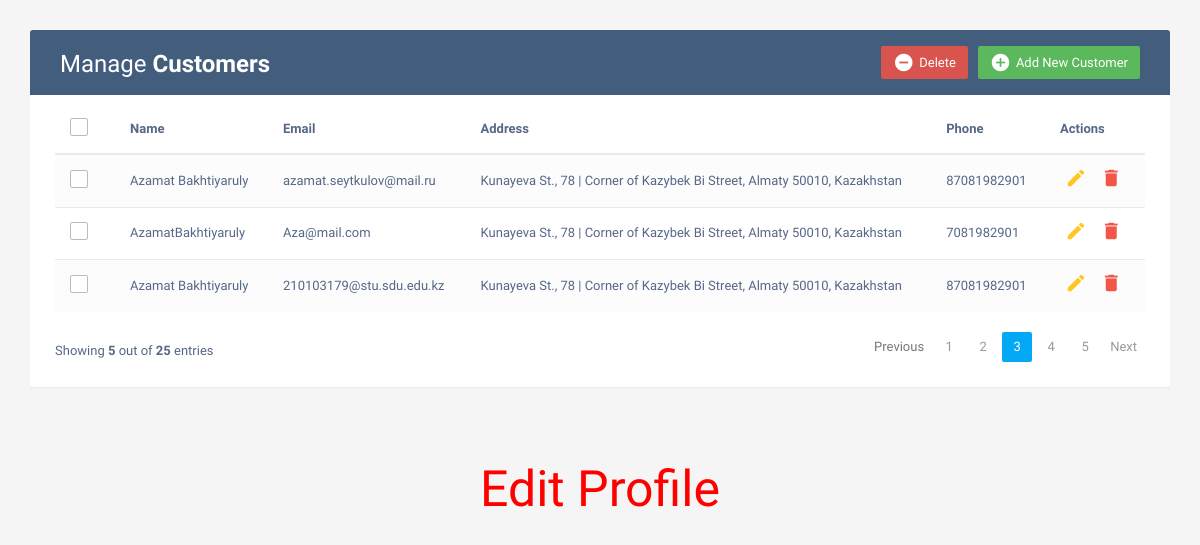
The page /adminPage/ on the database its author committed.
### app2/models.py (models this page shows, shortened)
class Customer(models.Model):
    user = models.OneToOneField(User, on_delete=models.CASCADE, null=True, blank=True)
    name = models.CharField(max_length=200, null=True)
    email = models.CharField(max_length=200, null=True)
    address = models.CharField(max_length=200, null=True)
    phone = models.CharField(max_length=200, null=True)

### app2/views.py (the view)
# urls.py: path('adminPage/', views.adminPage, name='adminPage'),
def adminPage(request):
    cus = Customer.objects.all()
    contex = {'cus': cus}
    return render(request, 'admin.html', contex)

### templates/admin.html (shortened to what this page needs)
<!DOCTYPE html>
<html lang="en">
<head>
<link rel="stylesheet" href="https://maxcdn.bootstrapcdn.com/font-awesome/4.7.0/css/font-awesome.min.css">
<link rel="stylesheet" href="https://maxcdn.bootstrapcdn.com/bootstrap/3.3.7/css/bootstrap.min.css">
  <body>
    <div class="container">
        <div class="table-wrapper">
            <div class="table-title">
                <div class="row">
                    <div class="col-sm-6">
						<h2>Manage <b>Customers</b></h2>
					</div>
					<div class="col-sm-6">
						<a href="#addEmployeeModal" class="btn btn-success" data-toggle="modal"><i class="material-icons">&#xE147;</i> <span>Add New Customer</span></a>
						<a href="#deleteEmployeeModal" class="btn btn-danger" data-toggle="modal"><i class="material-icons">&#xE15C;</i> <span>Delete</span></a>
					</div>
                </div>
            </div>
            <table class="table table-striped table-hover">
                <thead>
                    <tr>
						<th>
							<span class="custom-checkbox">
								<label for="selectAll"></label>
							</span>
						</th>
                        <th>Name</th>
                        <th>Email</th>
						<th>Address</th>
                        <th>Phone</th>
                        <th>Actions</th>
                    </tr>
                </thead>
                <tbody>
				{%for i in cus%}
                    <tr>
						<td>
							<span class="custom-checkbox">
								<label for="checkbox1"></label>
							</span>
						</td>
                        <td>{{i.name}}</td>
                        <td>{{i.email}}</td>
                        <td>{{i.address}}</td>
						<td>{{i.phone}}</td>
                        <td>
                            <a href="#editEmployeeModal-{{forloop.counter}}" class="edit" data-toggle="modal"><i class="material-icons" data-toggle="tooltip" title="Edit">&#xE254;</i></a>
                            <a href="#deleteEmployeeModal-{{forloop.counter}}" class="delete" data-toggle="modal"><i class="material-icons" data-toggle="tooltip" title="Delete">&#xE872;</i></a>
                        </td>
                    </tr>
				{%endfor%}
                </tbody>
            </table>
			<div class="clearfix">
                <div class="hint-text">Showing <b>5</b> out of <b>25</b> entries</div>
                <ul class="pagination">
                    <li class="page-item disabled"><a href="#">Previous</a></li>
                    <li class="page-item"><a href="#" class="page-link">1</a></li>
                    <li class="page-item"><a href="#" class="page-link">2</a></li>
                    <li class="page-item active"><a href="#" class="page-link">3</a></li>
                    <li class="page-item"><a href="#" class="page-link">4</a></li>
                    <li class="page-item"><a href="#" class="page-link">5</a></li>
                    <li class="page-item"><a href="#" class="page-link">Next</a></li>
                </ul>
            </div>
        </div>
    </div>
<br>
<br>
	<div style="text-align: center;">
    <a href="{%url 'profAdmin'%}" style="color: red; font-size: 50px; text-decoration: none;">Edit Profile</a>
</div>
</body>
</html>

### templates/admin.html (style rules this page uses)
body { color: #566787; background: #f5f5f5; font-family: 'Varela Round', sans-serif; font-size: 13px; }
.table-wrapper { background: #fff; padding: 20px 25px; margin: 30px 0; border-radius: 3px; box-shadow: 0 1px 1px rgba(0,0,0,.05); }
.table-title { padding-bottom: 15px; background: #435d7d; color: #fff; padding: 16px 30px; margin: -20px -25px 10px; border-radius: 3px 3px 0 0; }
.table-title h2 { margin: 5px 0 0; font-size: 24px; }
.table-title .btn { color: #fff; float: right; font-size: 13px; border: none; min-width: 50px; border-radius: 2px; border: none; outline: none !important; margin-left: 10px; }
.table-title .btn i { float: left; font-size: 21px; margin-right: 5px; }
.table-title .btn span { float: left; margin-top: 2px; }
table.table tr th, table.table tr td { border-color: #e9e9e9; padding: 12px 15px; vertical-align: middle; }
table.table tr th:first-child { width: 60px; }
table.table tr th:last-child { width: 100px; }
table.table-striped tbody tr:nth-of-type(odd) { background-color: #fcfcfc; }
table.table td:last-child i { opacity: 0.9; font-size: 22px; margin: 0 5px; }
table.table td a { font-weight: bold; color: #566787; display: inline-block; text-decoration: none; outline: none !important; }
table.table td a.edit { color: #FFC107; }
table.table td a.delete { color: #F44336; }
table.table td i { font-size: 19px; }
.pagination { float: right; margin: 0 0 5px; }
.pagination li a { border: none; font-size: 13px; min-width: 30px; min-height: 30px; color: #999; margin: 0 2px; line-height: 30px; border-radius: 2px !important; text-align: center; padding: 0 6px; }
.pagination li.active a, .pagination li.active a.page-link { background: #03A9F4; }
.hint-text { float: left; margin-top: 10px; font-size: 13px; }
.custom-checkbox { position: relative; }
.custom-checkbox label:before { width: 18px; height: 18px; }
.custom-checkbox label:before { content: ''; margin-right: 10px; display: inline-block; vertical-align: text-top; background: white; border: 1px solid #bbb; border-radius: 2px; box-sizing: border-box; z-index: 2; }

### rows shown on the page
Customer: name "Azamat Bakhtiyaruly", email "azamat.seytkulov@mail.ru", address "Kunayeva St., 78 | Corner of Kazybek Bi Street, Almaty 50010, Kazakhstan", phone "87081982901"
Customer: name "AzamatBakhtiyaruly", email "Aza@mail.com", address "Kunayeva St., 78 | Corner of Kazybek Bi Street, Almaty 50010, Kazakhstan", phone "7081982901"
Customer: name "Azamat Bakhtiyaruly", email "210103179@stu.sdu.edu.kz", address "Kunayeva St., 78 | Corner of Kazybek Bi Street, Almaty 50010, Kazakhstan", phone "87081982901"
